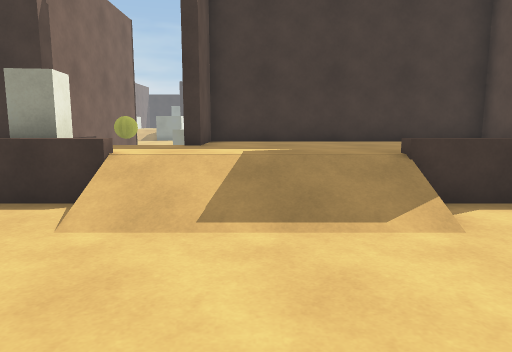
view 1 (above)

20 first-person views from a walk through a 3-D level made in the Unity game engine. The camera is 1.3 m above the floor, tilts 8° down and sees 70° across. The floor is counted in squares, 1 m on a side. Each view is taken from the middle of a square. On the plan, view 1 faces up. The plan holds only what a view shows up to about 15 squares ahead; the rest is blank. The place goes on beyond the plan. The player character is not drawn. Some animated figures are left out. Door leaves are left out, so doorways stand open.

view 2
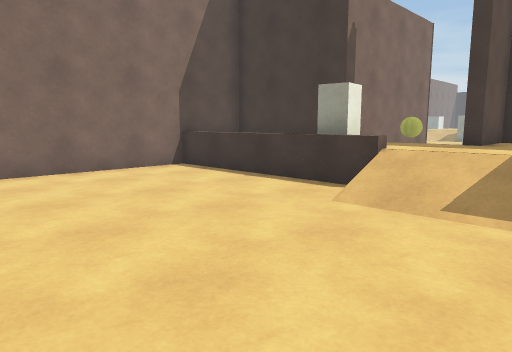

view 3
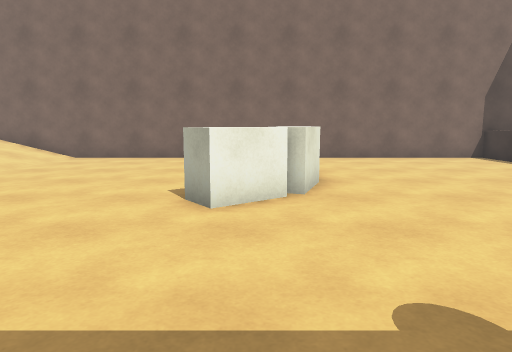

view 4
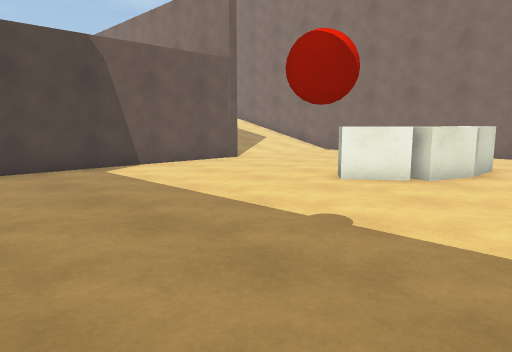

view 5
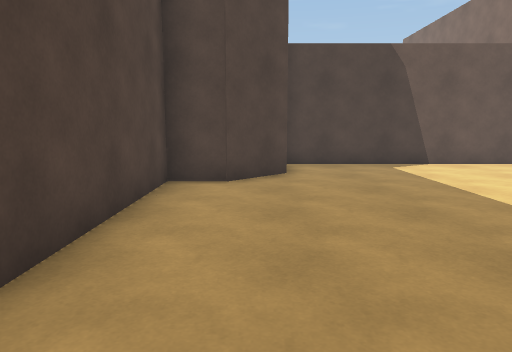

view 6
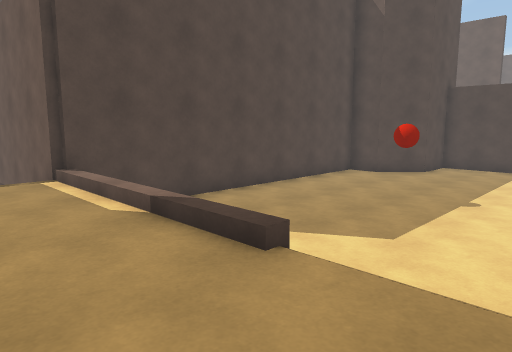

view 7
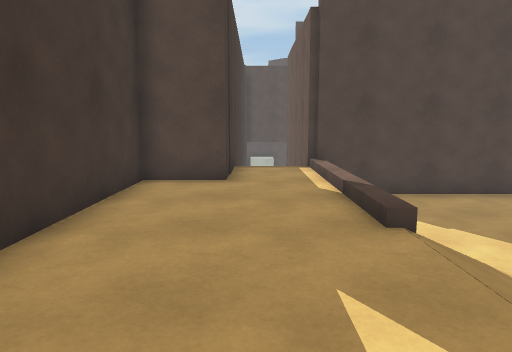

view 8
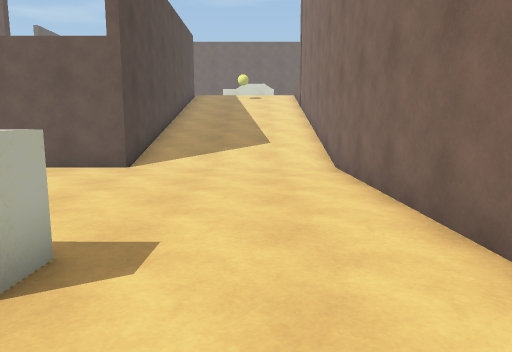

view 9
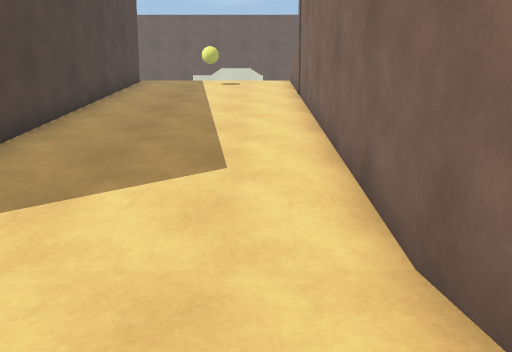

view 10
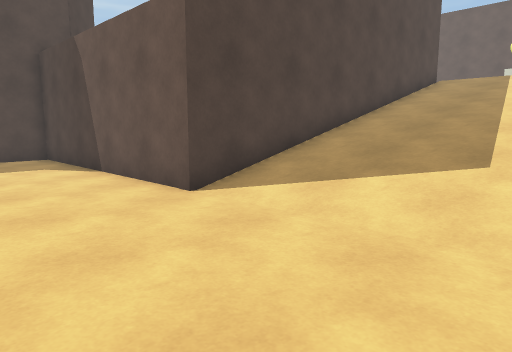

view 11
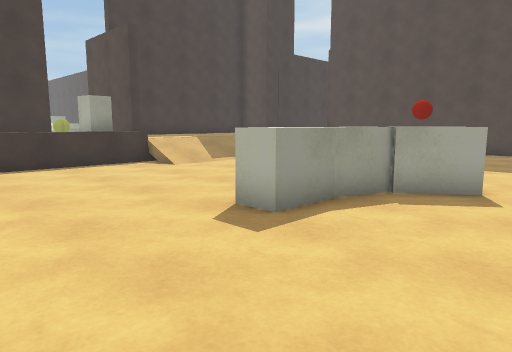

view 12
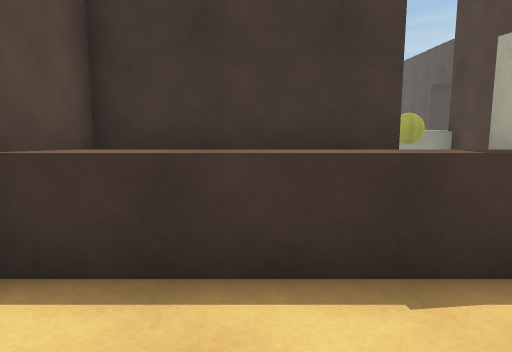

view 13
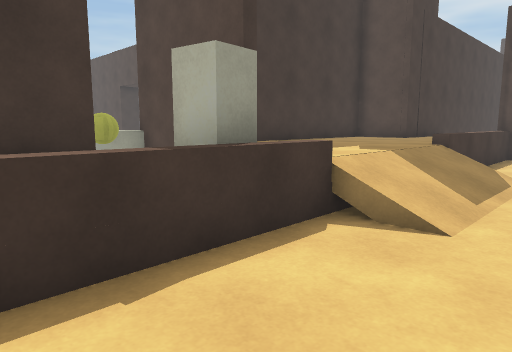

view 14
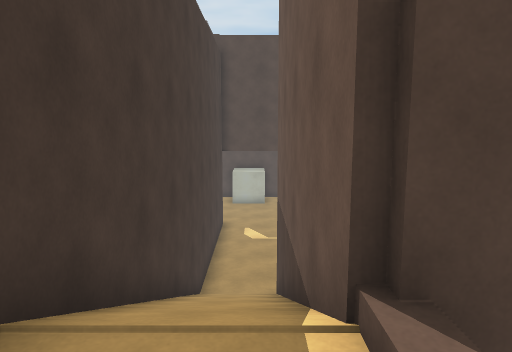

view 15
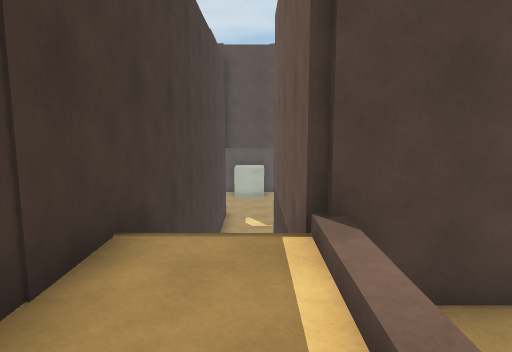

view 16
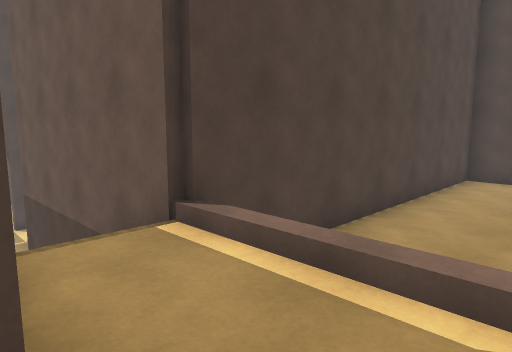

view 17
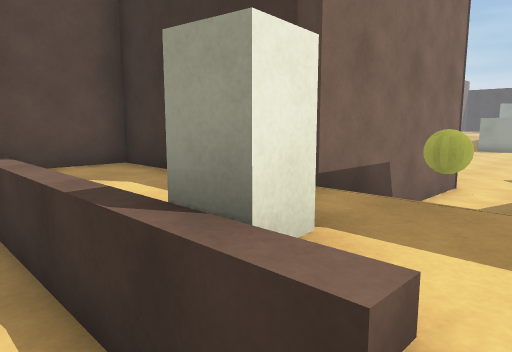

view 18
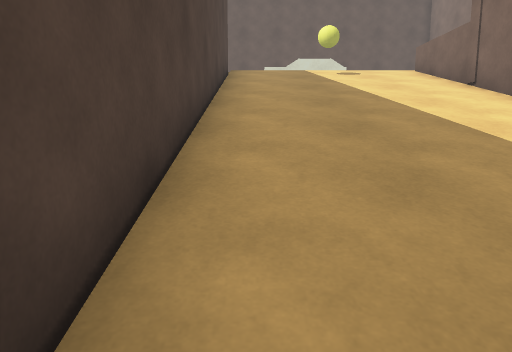

view 19
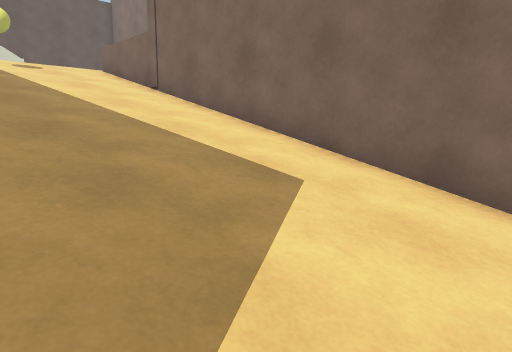

view 20
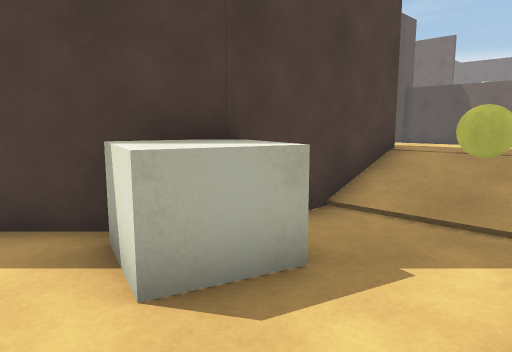

### Floor plan
Key: @ floor where view 1 was taken; # wall or solid block; x gap in a wall; . main floor; : floor 0.75 m higher than the main floor; + floor 1 m higher than the main floor; - floor 2.75 m lower than the main floor; * floor 3 m higher than the main floor; % floor 3.25 m higher than the main floor; / step, stairs or slope; = window, fence, low wall or low ledge; ^ raised ledge; B box; A ball.
Columns run from 10 left of view 1 to 20 right of it. Each row starts with its distance up from view 1.
 16      ....
 15      #..B.#
 14      #.BB##
 13      #..B#
 12      #...#
 11      #A/##########
 10      #//#::::::::#
  9 ######//#::::::::##############
  8 #:::::::::::::::::://///////---
  7 #:::::B:::::::::::://///////---
  6 #=++++B///////+++++#########---
  5 #......./////......#
  4 #..................#
  3 #..................#
  2 #..................#
  1 #..................#
  0 #.........@........#
 -1 #..................#
 -2 #....BBBB..........#
 -3 #.......BB.........#
 -4 #........B.........#
 -5 #..................#
 -6 #..................#
 -7 #................###
 -8 #...............##
 -9 #...............#
-10 #......###=##===#
-11 #//////#        #
-12 #//////#
-13 #//////#
-14 #//////#
-15 #//////#
-16 #//////#
-17 #//////#
-18 #//////#
-19 #//////#
-20 ^//////#
-21 ^//////#
-22 ^***A**#
-23  %%%%%%x

Positions as (right, up) in squares from view 1, and headings:
1: (0, 0), facing up
2: (1, -1), facing up-left
3: (5, -3), facing left
4: (7, 1), facing down-left
5: (7, 2), facing down
6: (0, 9), facing down-right
7: (-2, 8), facing right
8: (-7, 1), facing down
9: (-8, -7), facing down
10: (-9, -6), facing down-right
11: (-9, -6), facing up-right
12: (-7, 3), facing up
13: (-7, 3), facing up-right
14: (7, 7), facing right
15: (5, 7), facing right
16: (5, 9), facing down-right
17: (-2, 5), facing up-left
18: (-4, -10), facing down
19: (-4, -10), facing down-left
20: (-5, 16), facing down-right
